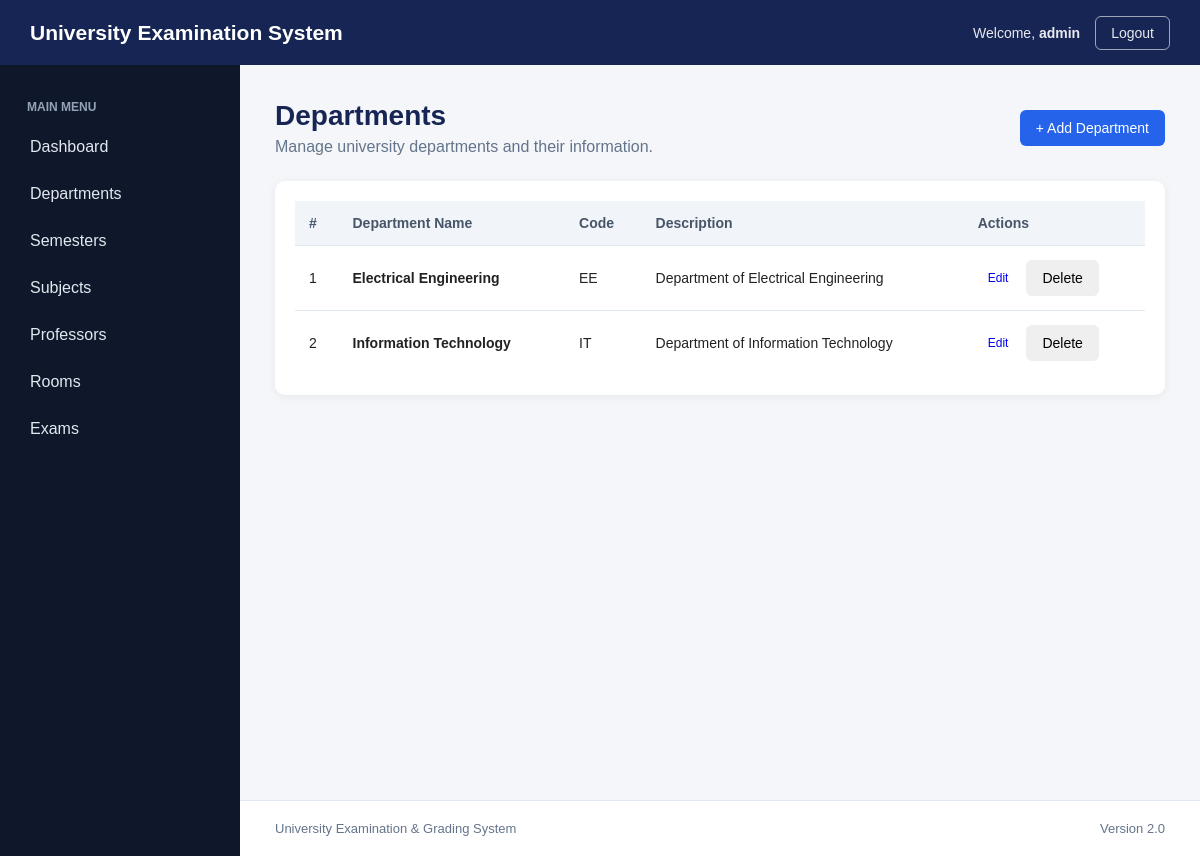
The app's page /departments/ (signed in) with its own data.
### academics/models.py (models this page shows, shortened)
class Department(models.Model):
    name = models.CharField(max_length=100)
    code = models.CharField(
        max_length=20,
        unique=True
    )
    description = models.TextField(
        blank=True
    )

### academics/views.py (the view)
@login_required
def departments(request):
    departments = Department.objects.all().order_by("name")
    return render(
        request,
        "academics/departments.html",
        {
            "departments": departments
        }
    )

### academics/templates/academics/departments.html (shortened to what this page needs)
{% extends "academics/base.html" %}
{% block content %}
<div class="page-header">
    <div>
        <h1 class="page-title">
            Departments
        </h1>
        <p class="page-description">
            Manage university departments and their information.
        </p>
    </div>
    <div>
        <a
            href="{% url 'department_create' %}"
            class="btn btn-primary"
        >
            + Add Department
        </a>
    </div>
</div>
<div class="table-container">
    <table class="data-table">
        <thead>
            <tr>
                <th>#</th>
                <th>Department Name</th>
                <th>Code</th>
                <th>Description</th>
                <th>Actions</th>
            </tr>
        </thead>
        <tbody>
            {% for department in departments %}
            <tr>
                <td>
                    {{ forloop.counter }}
                </td>
                <td>
                    <strong>
                        {{ department.name }}
                    </strong>
                </td>
                <td>
                    <span class="badge">
                        {{ department.code }}
                    </span>
                </td>
                <td>
                    {% if department.description %}
                        {{ department.description }}
                    {% else %}
                        <span class="muted-text">
                            No description available
                        </span>
                    {% endif %}
                </td>
                <td>
                    <div class="action-buttons">
                        <a
                            href="{% url 'department_edit' department.pk %}"
                            class="btn btn-edit"
                        >
                            Edit
                        </a>
                        <form
                            method="POST"
                            action="{% url 'department_delete' department.pk %}"
                            class="delete-form"
                        >
                            <button
                                type="submit"
                                class="btn btn-delete"
                                onclick="return confirm(
                                    'Are you sure you want to delete this department?'
                                );"
                            >
                                Delete
                            </button>
                        </form>
                    </div>
                </td>
            </tr>
            {% endfor %}
        </tbody>
    </table>
</div>
{% endblock %}

### academics/templates/academics/base.html (shortened to what this page needs)
{% load static %}
<!DOCTYPE html>
<html lang="en">
<head>
    <link
        rel="stylesheet"
        href="{% static 'academics/css/style.css' %}"
    >
</head>
<body>
<header class="topbar">
    <div class="logo">
        University Examination System
    </div>
    <div class="topbar-right">
        {% if user.is_authenticated %}
            <span class="welcome-text">
                Welcome,
                <strong>
                    {{ user.username }}
                </strong>
            </span>
            <form
                method="POST"
                action="{% url 'logout' %}"
                class="logout-form"
            >
                <button
                    type="submit"
                    class="logout-button"
                >
                    Logout
                </button>
            </form>
        {% endif %}
    </div>
</header>
<div class="layout">
    <aside class="sidebar">
        <div class="sidebar-title">
            MAIN MENU
        </div>
        <a
            href="{% url 'home' %}"
            class="nav-link"
        >
            Dashboard
        </a>
        <a
            href="{% url 'departments' %}"
            class="nav-link"
        >
            Departments
        </a>
        <a
            href="{% url 'semesters' %}"
            class="nav-link"
        >
            Semesters
        </a>
        <a
            href="{% url 'subjects' %}"
            class="nav-link"
        >
            Subjects
        </a>
        <a
            href="{% url 'professors' %}"
            class="nav-link"
        >
            Professors
        </a>
        <a
            href="{% url 'rooms' %}"
            class="nav-link"
        >
            Rooms
        </a>
        <a
            href="{% url 'exams' %}"
            class="nav-link"
        >
            Exams
        </a>
    </aside>
    <main class="main-content">
        {% block content %}
        {% endblock %}
    </main>
</div>
<footer class="footer">
    <p>
        University Examination & Grading System
    </p>
    <p>
        Version 2.0
    </p>
</footer>
</body>
</html>

### academics/static/academics/css/style.css (style rules this page uses)
* { margin: 0; padding: 0; box-sizing: border-box; }
body { font-family: Arial, Helvetica, sans-serif; background-color: #f4f6f9; color: #222; }
.topbar { height: 65px; background-color: #172554; color: white; display: flex; align-items: center; justify-content: space-between; padding: 0 30px; position: fixed; top: 0; left: 0; right: 0; z-index: 1000; }
.logo { font-size: 21px; font-weight: bold; }
.topbar-right { font-size: 14px; opacity: 0.9; }
.layout { display: flex; min-height: calc(100vh - 65px); margin-top: 65px; }
.sidebar { width: 240px; background-color: #0f172a; padding: 25px 15px; position: fixed; top: 65px; bottom: 0; left: 0; }
.sidebar-title { color: #94a3b8; font-size: 12px; font-weight: bold; margin: 10px 12px 12px; }
.nav-link { display: block; color: #e2e8f0; text-decoration: none; padding: 12px 15px; margin-bottom: 5px; border-radius: 7px; transition: 0.2s; }
.main-content { margin-left: 240px; width: calc(100% - 240px); padding: 35px; }
.page-header { display: flex; justify-content: space-between; align-items: center; margin-bottom: 25px; }
.page-title { font-size: 28px; color: #172554; }
.page-description { margin-top: 6px; color: #64748b; }
.btn { display: inline-block; padding: 10px 16px; border-radius: 6px; text-decoration: none; border: none; cursor: pointer; font-size: 14px; }
.btn-primary { background-color: #2563eb; color: white; }
.table-container { background-color: white; border-radius: 10px; padding: 20px; box-shadow: 0 2px 10px rgba(0, 0, 0, 0.06); overflow-x: auto; }
.data-table { width: 100%; border-collapse: collapse; }
.data-table th { background-color: #f1f5f9; text-align: left; padding: 14px; font-size: 14px; color: #475569; }
.data-table td { padding: 14px; border-top: 1px solid #e2e8f0; font-size: 14px; }
.action-buttons { display: flex; gap: 7px; }
.action-buttons a { text-decoration: none; padding: 6px 10px; border-radius: 5px; font-size: 12px; }
.footer { margin-left: 240px; padding: 20px 35px; background-color: white; border-top: 1px solid #e2e8f0; color: #64748b; display: flex; justify-content: space-between; font-size: 13px; }
.topbar-right { display: flex; align-items: center; gap: 15px; }
.welcome-text { color: white; font-size: 14px; }
.welcome-text strong { font-weight: 600; }
.logout-form { display: inline; margin: 0; }
.logout-button { background: transparent; border: 1px solid rgba(255, 255, 255, 0.65); color: white; padding: 8px 15px; border-radius: 6px; cursor: pointer; font-size: 14px; transition: 0.2s ease; }
.action-buttons { display: flex; align-items: center; gap: 8px; }
.delete-form { display: inline; margin: 0; }

### records on screen
Department: name "Electrical Engineering", code "EE", description "Department of Electrical Engineering"
Department: name "Information Technology", code "IT", description "Department of Information Technology"

### other values on screen
{{ user.username }} "admin"
